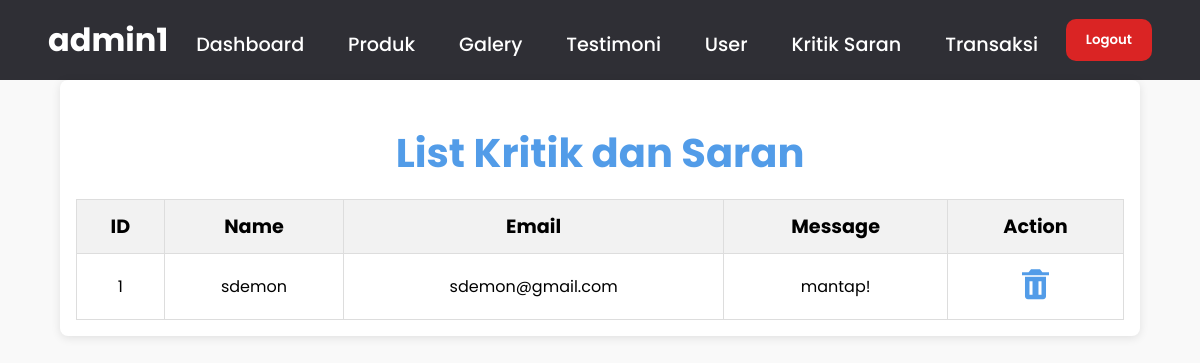
/Admin/ManageKritikSaran/dashboardKritikSaran.php (signed in), run on the app's committed database.
### tables this page shows
CREATE TABLE `criticism_suggestions` (
  `id` int(60) NOT NULL,
  `name` varchar(60) NOT NULL,
  `email` varchar(60) NOT NULL,
  `message` longtext NOT NULL
);

### Admin/ManageKritikSaran/dashboardKritikSaran.php (the view, shortened to what this page needs)
<?php
$connection = getConnection();
$sql = "SELECT * FROM criticism_suggestions";
$statement = $connection->query($sql);
$result = $statement->fetchAll(PDO::FETCH_ASSOC);
?>
<!DOCTYPE html>
<html lang="en">
<head>
    <link href='https://unpkg.com/boxicons@2.1.4/css/boxicons.min.css' rel='stylesheet'>
</head>
<body>
    <?php require_once '../adminNavigation.php' ?>
    <div class="container">
        <h1 class="main_title">List Kritik dan Saran</h1>
        <div class="criticism-suggestions">
            <table>
                <thead>
                    <tr>
                        <th>ID</th>
                        <th>Name</th>
                        <th>Email</th>
                        <th>Message</th>
                        <th>Action</th>
                    </tr>
                </thead>
                <tbody>
                    <?php
                    foreach ($result as $data) {
                    ?>
                        <tr>
                            <td><?php echo $data['id']; ?></td>
                            <td><?php echo htmlspecialchars($data['name']); ?></td>
                            <td><?php echo htmlspecialchars($data['email']); ?></td>
                            <td><?php echo htmlspecialchars($data['message']); ?></td>
                            <td>
                                <a href="deleteKritikSaran.php?id=<?php echo $data['id']; ?>" class="delete" onclick="return confirm('Are you sure you want to delete this suggestion?');"><i class='bx bxs-trash bx-md'></i></a>
                            </td>
                        </tr>
                    <?php
                    }
                    ?>
                </tbody>
            </table>
        </div>
    </div>
</body>
</html>

### Admin/ManageKritikSaran/dashboardKritikSaran.php (style rules this page uses)
* { font-family: "Poppins", Arial, Helvetica, sans-serif; box-sizing: border-box; }
body { margin: 0; padding: 0; background-color: #f9f9f9; }
.main_title { color: #529ce8; font-size: 2.5rem; text-align: center; margin-bottom: 1rem; }
.container { width: 90vmax; margin: 0 auto; padding: 1rem; background-color: #fff; border-radius: 8px; box-shadow: 0 2px 10px rgba(0, 0, 0, 0.1); }
table { width: 100%; border-collapse: collapse; margin-top: 1rem; }
th, td { padding: 0.75rem; text-align: center; border: 1px solid #ddd; }
th { background-color: #f2f2f2; font-size: 1.2rem; }
td { font-size: 1rem; }
.delete { color: #529ce8; text-decoration: none; }

### Admin/adminNavigation.php (style rules this page uses)
* { font-family: "Poppins", Arial, Helvetica, sans-serif; }
body { margin: 0; padding: 0; width: 100%; height: fit-content; overflow-x: hidden; box-sizing: border-box; }

### data on the page
criticism_suggestions: id "1", name "sdemon", email "sdemon@gmail.com", message "mantap!"

### other printed values
$_SESSION['admin'] "admin1"
